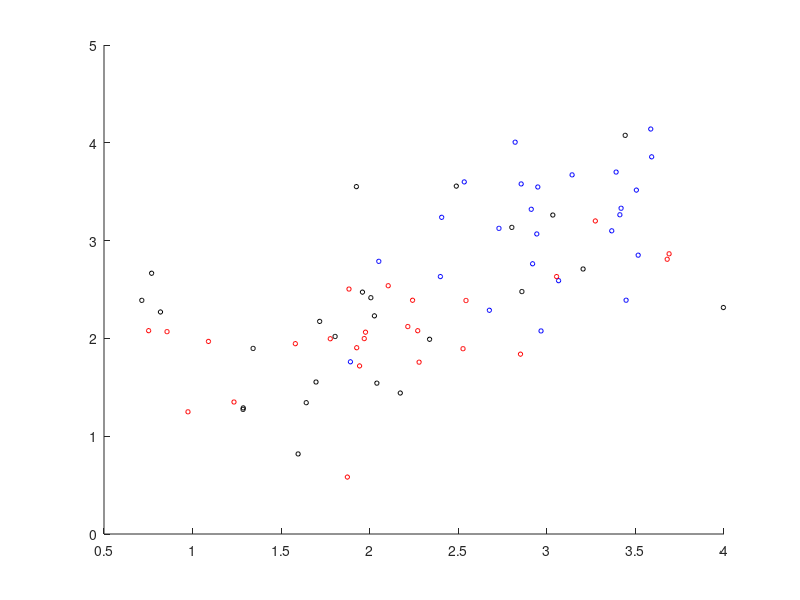

Source code (MATLAB): (Note: this script raises an error after producing the figure.)
%Generate normally distributed data
rng('default');
mu = [3 3];
mu2 = [2 2];
mu3 = [2 2];
sigma = [0.6 0.4;0.4 0.5];
sigma2 = [0.5 0.2;0.2 0.5];
sigma3 = [0.5 0.2;0.2 0.5];
R1 = mvnrnd(mu,sigma, 25);
R2 = mvnrnd(mu2,sigma2, 25);
R3 = mvnrnd(mu3,sigma3, 25);

data = [R1; R2; R3];

gm = fitgmdist(data,2)

% List of rgb colors for every data point.
myColors = zeros(size(data, 1), 3); 

for i=1:50
    if i<26
        myColors(i, :) = [0,0,1];
    else
        myColors(i, :) = [1,0,0];
    end
end

p=posterior(gm,data);

scatter(data(:,1), data(:,2), 10, myColors);
hold on
ezcontour(@(x,y)pdf(gm,[x y]),[-6 6],[-6 6])